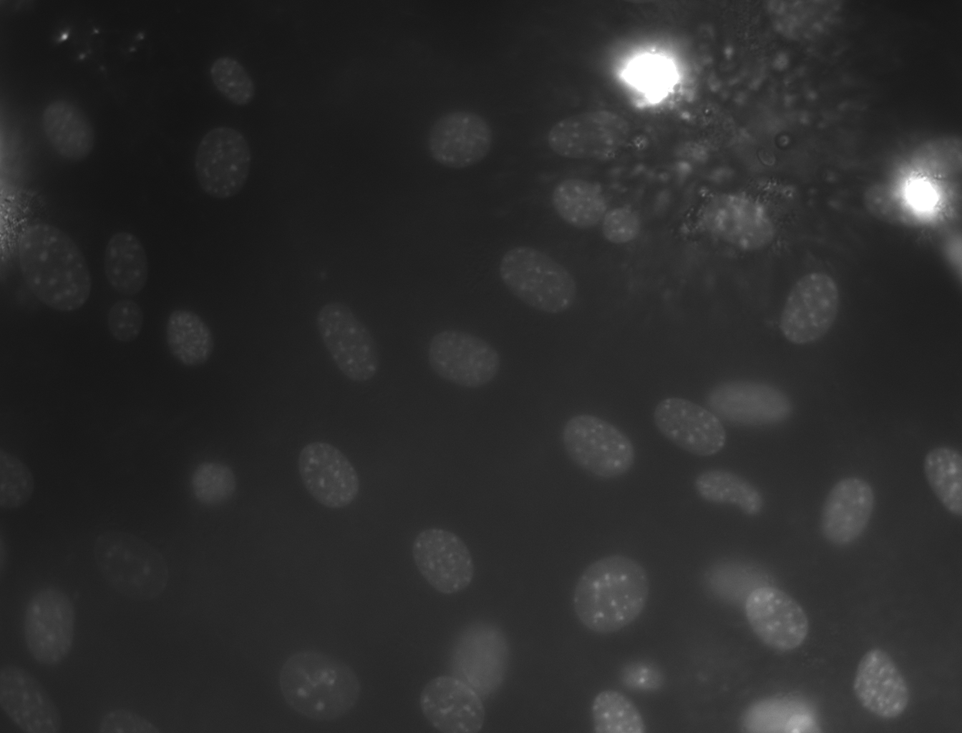
#> input picture data/NIH3T3/im/dna-33.png, 962 x 733 px, shrunk from 1344 x 1024 before the run
$ jupyter execute --allow-errors svm_segm.ipynb
#> lines starting #> are read from the running program, lines starting #| are printed output that depends on the picture; after the words box and inside, x2 and y2 are one past the last pixel; in counts of white or black regions, pixels touching at a corner belong together
# [Bonus Tasks](svm_segm.ipynb)

[cell 1]
import numpy as np
import matplotlib.pyplot as plt

import scipy.ndimage as ndi
import skimage.morphology as morph
import skimage.util
from sklearn.pipeline import make_pipeline
from sklearn.preprocessing import StandardScaler
from sklearn.svm import SVC

[cell 2]
def blend_result(img, seg, border_radius=1, interior_opacity=1, interior_opacity_decay=0.9, color=(0,1,0)):
    img  = np.dstack([img] * 3).copy()
    img -= img.min()
    img /= img.max()
    selem  = morph.disk(border_radius)
    seg_bd = np.logical_xor(morph.binary_dilation(seg, selem), morph.binary_erosion(seg, selem))
    mask_decay = ndi.distance_transform_edt(seg)
    for i in range(3):
        opacity = interior_opacity / pow(1 + mask_decay[seg], interior_opacity_decay)
        img[:,:,i][seg] = color[i] * opacity + (1 - opacity) * img[:,:,i][seg]
        img[:,:,i][seg_bd] = color[i]
    return img

[cell 3]
patch_sizes = (32, 32)

---

**[Task 1.1.]()** Implement `create_data_matrix`:

[cell 4]
step = 16

def create_data_matrix_sw(img):
    windows = skimage.util.view_as_windows(img, patch_sizes, step=step)
    return windows.reshape(-1, 32 * 32)

**[Task 1.2.]()** Implement `create_gt_labels_vector`:

[cell 5]
def create_gt_labels_vector_sw(gt):
    windows = skimage.util.view_as_windows(gt, patch_sizes, step=step)
    center = windows[:, :, 8:24, 8:24]
    fraction = center.reshape(-1, 16 * 16).mean(axis=1)

    y = np.zeros(len(fraction))
    y[fraction > 0.5] = 1
    y[fraction == 0] = -1
    return y

**[Task 1.3.]()** Create the SVM classifier:

[cell 6]
clf = make_pipeline(StandardScaler(), SVC(class_weight='balanced', gamma=0.1))

**[Task 1.3 (a).]()** Create the data matrices for the images `dna-33` and `dna-44`:

[cell 7]
X33 = create_data_matrix_sw(plt.imread('data/NIH3T3/im/dna-33.png'))
#> in create_data_matrix_sw, img is the input picture: shape (733, 962) float32; min 0.0745, max 1, mean 0.177
X44 = create_data_matrix_sw(plt.imread('data/NIH3T3/im/dna-44.png'))
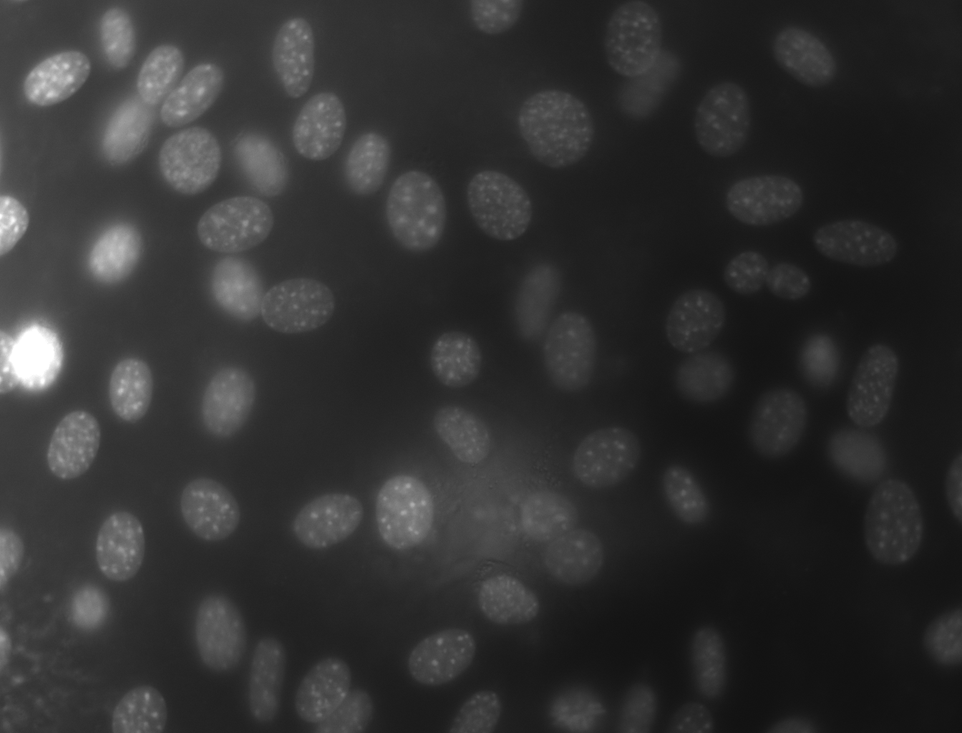
#> input picture data/NIH3T3/im/dna-44.png, 962 x 733 px, shrunk from 1344 x 1024 before the run
#> in create_data_matrix_sw, img is the input picture: shape (733, 962) float32; min 0.0667, max 1, mean 0.193

**[Task 1.3 (b).]()** Create the corresponding ground truth label vectors:

[cell 8]
y33 = create_gt_labels_vector_sw(plt.imread('data/NIH3T3/gt/33.png') > 0)
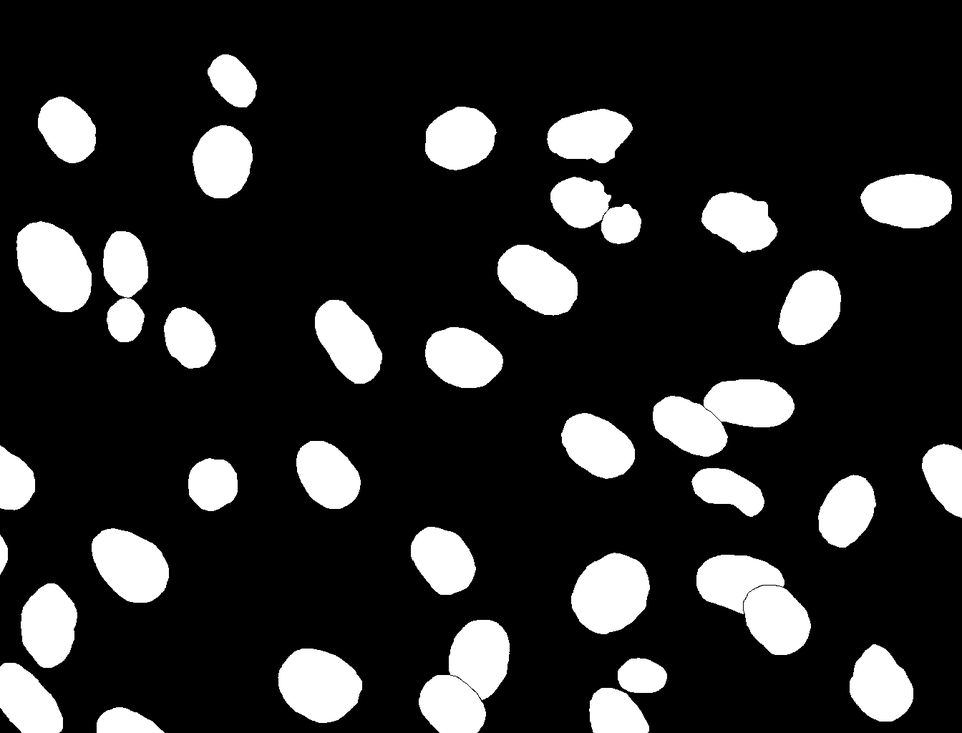
#> input picture data/NIH3T3/gt/33.png, 962 x 733 px, shrunk from 1344 x 1024 before the run
#> in create_gt_labels_vector_sw, `windows = skimage.util.view_as_windows(gt, patch_sizes, step=step)`:
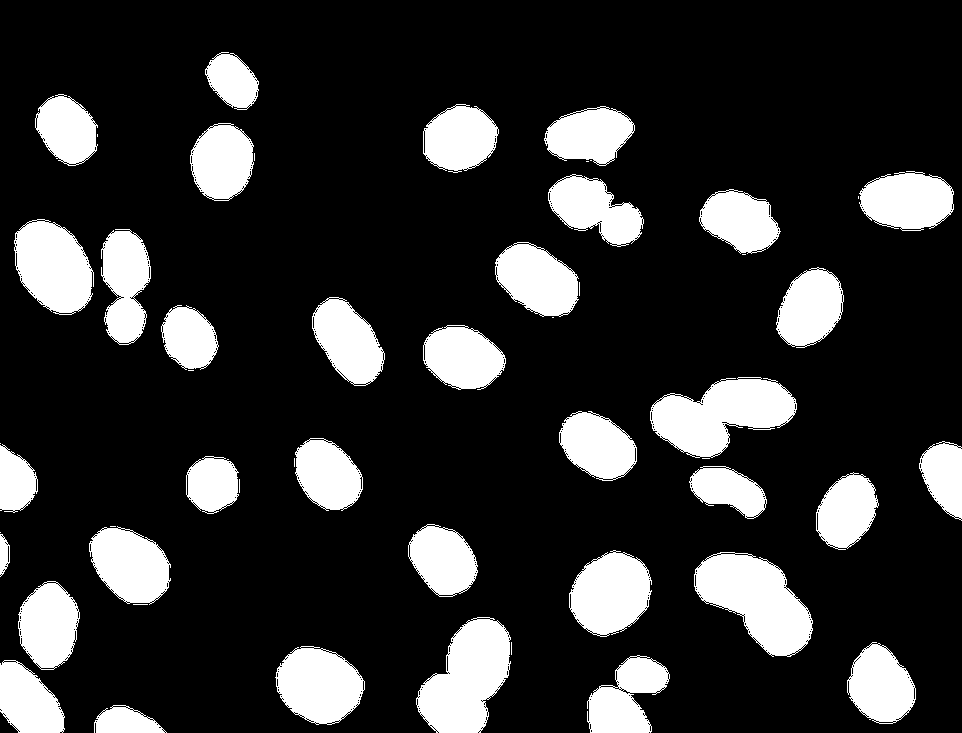
#> gt: shape (733, 962) bool; 18.8% white; 52 white regions (17 under 20 px), largest, box (x1, y1, x2, y2) and area: (694, 552, 813, 657) 7259, (650, 377, 797, 458) 7154, (416, 617, 511, 733) 7041
#> in create_gt_labels_vector_sw, `fraction = center.reshape(-1, 16 * 16).mean(axis=1)`: fraction = 2596 values, max 1 at index 249, min 0 at index 0, mean 0.188
#> in create_gt_labels_vector_sw, `y = np.zeros(len(fraction))`: y = 2596 values from 0 to 0
#> y33 = 2596 values, max 1 at index 190, min -1 at index 0, mean -0.507
y44 = create_gt_labels_vector_sw(plt.imread('data/NIH3T3/gt/44.png') > 0)
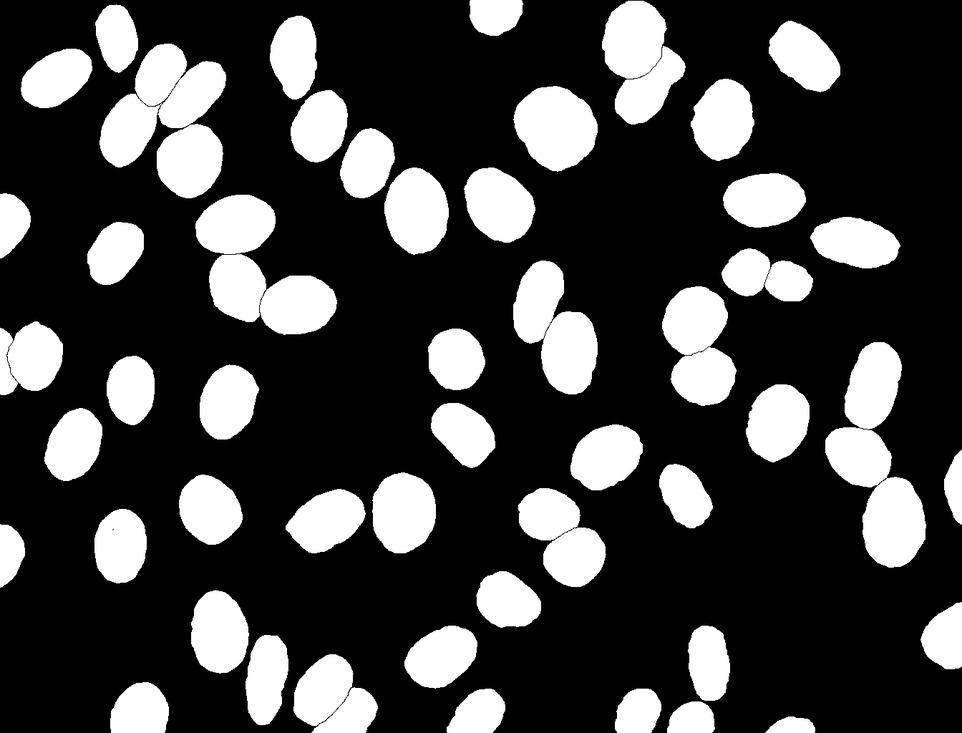
#> input picture data/NIH3T3/gt/44.png, 962 x 733 px, shrunk from 1344 x 1024 before the run
#> in create_gt_labels_vector_sw (call 2), `windows = skimage.util.view_as_windows(gt, patch_sizes, step=step)`: gt: shape (733, 962) bool; 28.4% white; 66 white regions (20 under 20 px), largest, box (x1, y1, x2, y2) and area: (97, 41, 229, 201) 12762, (823, 340, 929, 569) 12199, (193, 192, 340, 337) 11148
#> y44 = 2596 values, max 1 at index 6, min -1 at index 0, mean -0.26

**[Task 1.3 (c).]()** Create the *combined* data matrices and ground truth label vectors:

[cell 9]
X = np.concatenate([X33, X44])
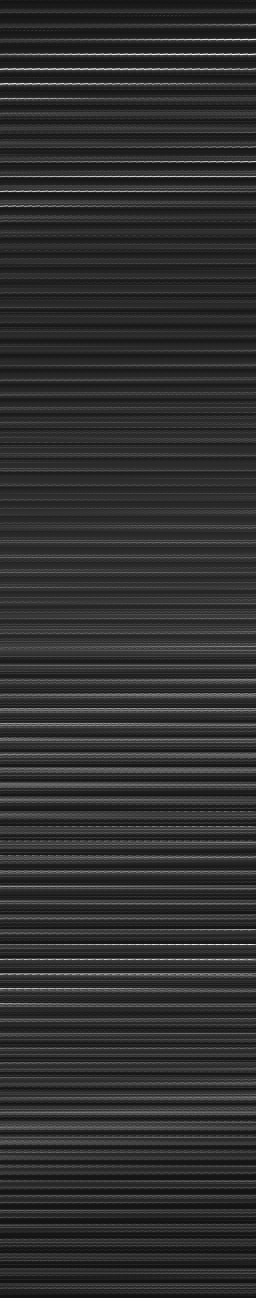
#> X: shape (5192, 1024) float32 (shown at 1/4 size); min 0.0667, max 1, mean 0.185
Y = np.concatenate([y33, y44])
#> Y = 5192 values, max 1 at index 190, min -1 at index 0, mean -0.383
keep = Y != 0

**[Task 1.3 (d).]()** Train the classifier using the data matrix and label vectors from above:

#> (a cell that did not finish here is left out)

**[Task 1.4.]()** Implement the function `predict_image`:

[cell 11]
def predict_image(img):
    windows = skimage.util.view_as_windows(img, patch_sizes, step=step)
    gh, gw = windows.shape[:2]

    F = clf2.predict(windows.reshape(-1, 32 * 32))
    grid = (F == 1).reshape(gh, gw)
    big = np.repeat(np.repeat(grid, 16, axis=0), 16, axis=1)

    result = np.zeros(img.shape, dtype=bool)
    result[8 : 8 + gh * 16, 8 : 8 + gw * 16] = big
    return result

Test your implementation:

[cell 12]
img = plt.imread(f'data/NIH3T3/im/dna-0.png')
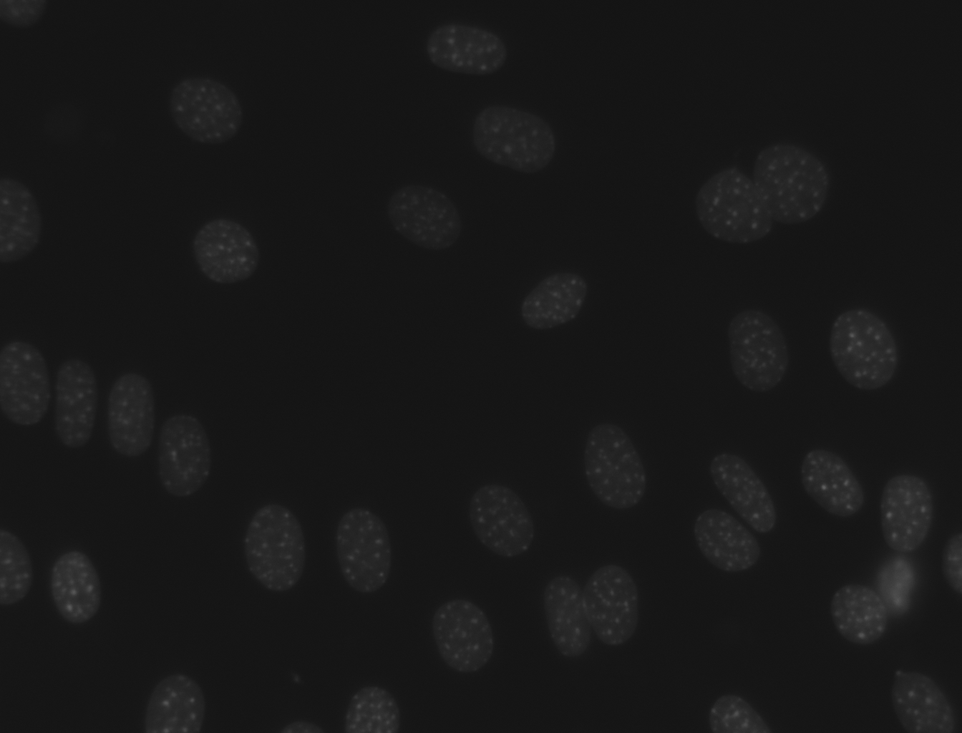
#> input picture data/NIH3T3/im/dna-0.png, 962 x 733 px, shrunk from 1344 x 1024 before the run
#> img is the input picture: shape (733, 962) float32; min 0.0745, max 0.365, mean 0.0948
#> (the rest of this cell did not finish here and is left out)


plt.figure()
plt.imshow(blend_result(img, seg))
